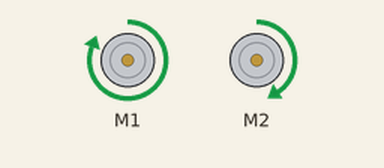
This program was run on a simulated Raspberry Pi (BCM pin numbers). Shown: 2 × DC motor (green arrow = forward, orange = backward, longer = faster). Motors are numbered in the order the program creates them (left before right in a Robot). At 30.0 s the program stops and its outputs stay as they are.

Above: at 2.5 s.
At 7.5 s:
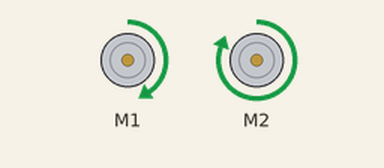
Timing chart, 0 to 13.0 s (numbered marks = the images above):
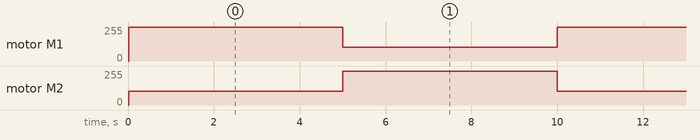

The program:

robot-test.py
```python
from gpiozero import Robot
from gpiozero import DigitalOutputDevice
from time import sleep

robot = Robot(left=(12, 24), right=(13, 25))

for i in range(3):
    robot.forward(curve_right=0.6)
    sleep(5)
    robot.forward(curve_left=0.6)
    sleep(5)


robot.stop()
```

Measured:
- by itself, motor M1: repeats every 10.0 s: forward 102/255 5.0 s, forward 255/255 5.0 s
- by itself, motor M2: repeats every 10.0 s: forward 255/255 5.0 s, forward 102/255 5.0 s
